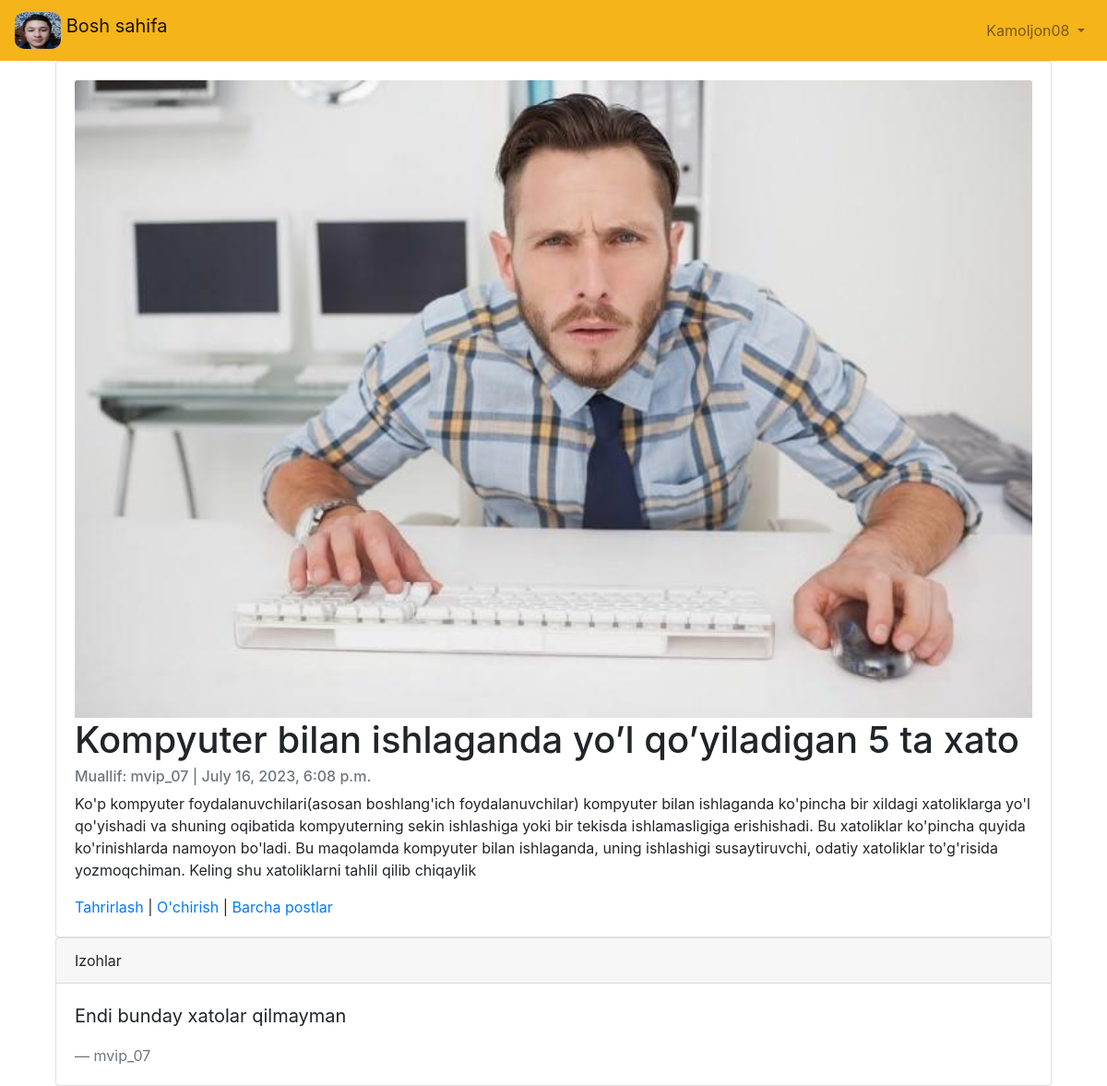
The app's page /articles/2/ (signed in) with its own data.
### accounts/models.py (models this page shows)
class CustomUser(AbstractUser):
    age = models.PositiveIntegerField(null=True, blank=True)

### articles/models.py (models this page shows, shortened)
class Article(models.Model):
    title = models.CharField(max_length=255)
    summary = models.CharField(max_length=200, blank=True)
    body = RichTextField()
    photo = models.ImageField(upload_to='images/', blank=True)
    date = models.DateTimeField(auto_now_add=True)
    author = models.ForeignKey(
        get_user_model(),
        on_delete=models.CASCADE,
    )

class Comment(models.Model):
    article = models.ForeignKey(Article, on_delete=models.CASCADE, related_name='comments')
    comment = models.CharField(max_length=150)
    author = models.ForeignKey(
        get_user_model(),
        on_delete=models.CASCADE,
    )
    def __str__(self):
        return self.comment

### articles/views.py (the view)
# urls.py: path('<int:pk>/', ArticleDetailView.as_view(), name='article_detail'),
class ArticleDetailView(LoginRequiredMixin, DetailView):
    model = Article
    template_name = 'article_detail.html'

### templates/article_detail.html
{% extends 'base.html' %}
{% block content %}
    <div class="container-fluid">
        <div class="card" >
          <div class="card-body">
              {%  if object.photo %}
                <img class="card-img-top" src="{{ object.photo.url }}" alt="{{ object.title }}">
              {% endif %}
              <h1 class="card-title">{{ object.title }}</h1>
              <h6 class="card-subtitle mb-2 text-muted">Muallif: {{ object.author }} | {{ object.date }}</h6>
              <p class="card-text">{{ object.body | safe }}</p>
              <a href="{% url 'article_edit' article.pk %}">Tahrirlash</a> |
              <a href="{% url 'article_delete' article.pk %}">O'chirish</a> |
              <a href="{% url 'article_list' %}">Barcha postlar</a>
          </div>
        </div>
        <div class="card">
            <div class="card-header">Izohlar</div>
            {%  for comment in article.comments.all %}
                <div class="card-body">
                    <blockquote class="blockquote mb-0">
                        <p>{{ comment }}</p>
                        <footer class="blockquote-footer">{{ comment.author }}</footer>
                    </blockquote>
                </div>
            {% endfor %}
        </div>
    </div>
{% endblock content %}

### templates/base.html (shortened to what this page needs)
{% load static %}
<!DOCTYPE html>
<html>
    <head>
        <link rel="stylesheet" href="{% static 'css/base.css' %}">
            <link rel="stylesheet" href="https://cdn.jsdelivr.net/npm/bootstrap@4.5.3/dist/css/bootstrap.min.css">
    </head>
    <body>
        <nav class="navbar navbar-expand-lg navbar-light" style="background-color: #F4B41A;">
            <a class="navbar-brand" href="{% url 'home' %}">
                <img src="{% static 'assets/img/logo.png' %}" class="d-inline-block align-top img_radius" alt="">
                Bosh sahifa
            </a>
            <div class="collapse navbar-collapse" id="navbarSupportedContent">
                {% if user.is_authenticated %}
                    <ul class="navbar-nav ml-auto">
                        <li class="nav-item">
                            <a class="nav-link dropdown-toggle" href="#"
                                id="navbarDropdown" role="button" data-toggle="dropdown"
                                aria-haspopup="true" aria-expanded="false">
                                {{ user.username | title }}
                            </a>
                        </li>
                    </ul>
                {% else %}
                    <form class="form-inline ml-auto">
                        <a href="{% url 'login' %}" class="btn btn-outline-light">Kirish</a>
                        <a href="{% url 'signup' %}" class="btn btn-primary ml-2">Ro'yxatdan o'tish</a>
                    </form>
                {% endif %}
            </div>
        </nav>
        <main>
            <div class="container">
                {% block content %}
                {% endblock content %}
            </div>
        </main>
    </body>
</html>

### static/css/base.css (style rules this page uses)
* { margin: 0; padding: 0; box-sizing: border-box; }
.navbar-brand { width: 50px; height: 50px; }
.navbar-brand img { width: 100%; height: 100%; border-radius: 10px; }

### records on screen
CustomUser: username "Kamoljon08"
Article: photo (picture), title "Kompyuter bilan ishlaganda yo’l qo’yiladigan 5 ta xato", author "mvip_07", date "July 16, 2023, 6:08 p.m.", body "Ko'p kompyuter foydalanuvchilari(asosan boshlang'ich foydalanuvchilar) kompyuter bilan ishlaganda ko'pincha bir xildagi xatoliklarga yo'l qo'yishadi va shuning oqibatida kompyuterning sekin ishlashiga yoki bir tekisda ishlamasligiga erishishadi. Bu xatoliklar ko'pincha quyida ko'rinishlarda namoyon bo'ladi. Bu maqolamda kompyuter bilan ishlaganda, uning ishlashigi susaytiruvchi, odatiy xatoliklar to'g'risida yozmoqchiman. Keling shu xatoliklarni tahlil qilib chiqaylik"
Comment: comment "Endi bunday xatolar qilmayman", author "mvip_07"
